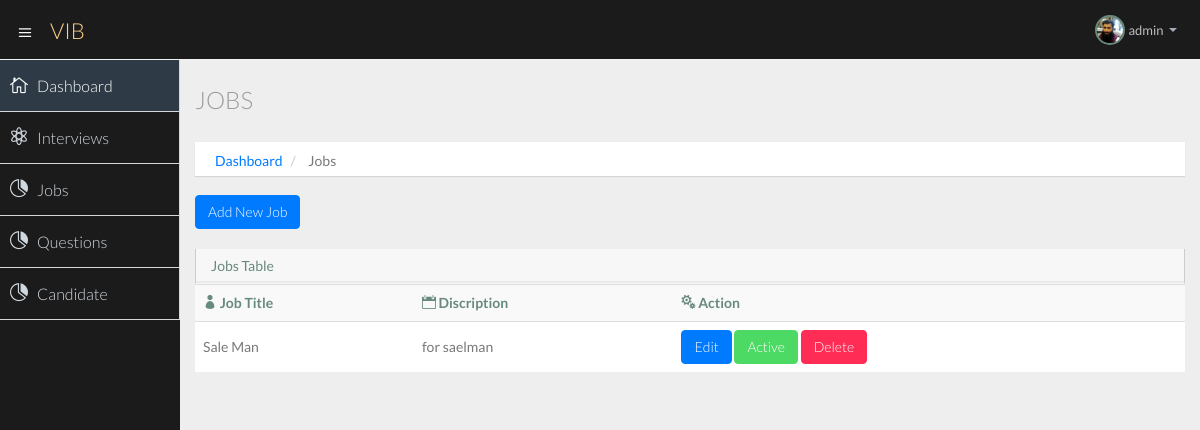
The app's page /company/jobs/ (signed in), older data.
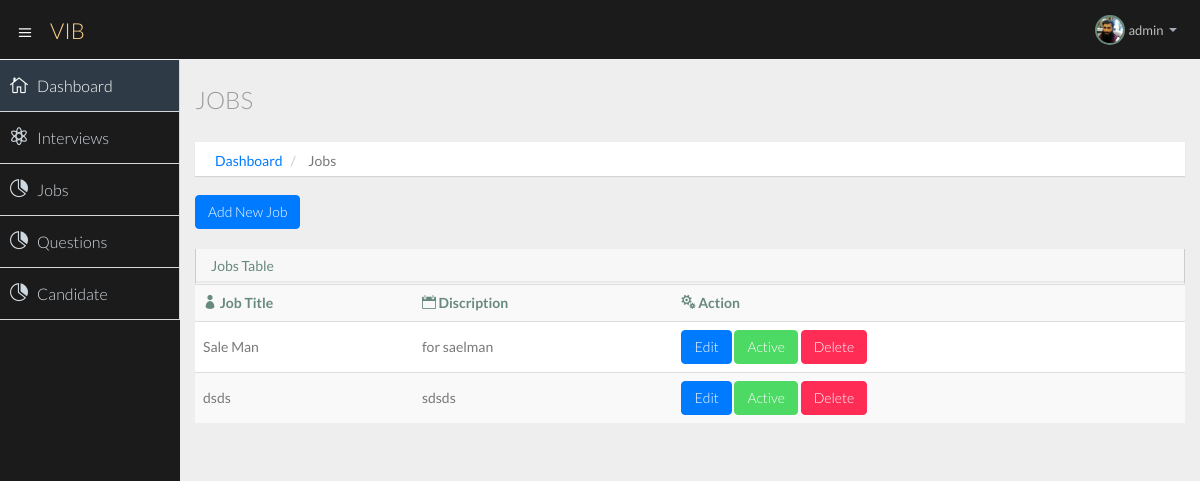
The same page, newer data.
### company/models.py (models this page shows, shortened)
class Jobs(models.Model):
    id = models.AutoField(primary_key=True)
    user = models.ForeignKey(User, on_delete=models.CASCADE)
    job_title = models.CharField(max_length=200)
    job_discription = models.CharField(max_length=800)
    pos_tdate = models.DateTimeField(auto_now_add=True, blank=True)
    job_status =models.BooleanField(default=True)

### company/views.py (the view)
# urls.py: path('company/jobs/', views.jobs, name='jobs'),
def jobs(request):
    user = User.objects.get(username=request.user.username)
    alljobs = Jobs.objects.filter(user=user)
    context = {'alljobs':alljobs}
    return render(request, 'company/jobs.html', context)

### templates/company/jobs.html (shortened to what this page needs)
{% extends 'company/basic.html' %}
{% block body %}
{% load static %}
<section id="main-content">
  <section class="wrapper">
    <div class="row">
      <div class="col-lg-12">
        <h3 class="page-header"> Jobs</h3>
        <ol class="breadcrumb">
          <li><a href="/company/dashboard/">Dashboard</a></li>
          <li>Jobs</li>
        </ol>
      </div>
    </div>
    <div class="row">
      <div class="col-lg-12">
        <a class="btn btn-primary" href="/company/jobs/add-job">Add New Job</a><br>
      </div><br>
      <div class="col-lg-12">
        <section class="panel">
          <header class="panel-heading">
            Jobs Table
          </header>
          <table class="table table-striped table-advance table-hover">
            <tbody>
              <tr>
                <th><i class="icon_profile"></i> Job Title</th>
                <th><i class="icon_calendar"></i> Discription</th>
                <th><i class="icon_cogs"></i> Action</th>
              </tr>
              {% if alljobs %}
              {% for jobs in alljobs %}
              <tr>
                <td>{{jobs.job_title}}</td>
                <td>{{jobs.job_discription}}</td>
                <td>
                  <div class="">
                    <a class="btn btn-primary" href="{% url 'update' jobs.id %}">Edit</a>
                    {% if jobs.job_status %}
                    <a class="btn btn-success" href="{% url 'status' jobs.id %}">Active</a>
                    {% else %}
                    <a class="btn btn-danger" href="{% url 'status' jobs.id %}">Deactive</a>
                    {% endif %}
                    <a class="btn btn-danger" href="{% url 'delete' jobs.id %}">Delete</a>
                  </div>
                </td>
              </tr>
              {% endfor %}
              {% else %}
              <tr>
                <td class="text-center">no record found.</td>
              </tr>
              {% endif %}
            </tbody>
          </table>
        </section>
      </div>
    </div>
  </section>
</section>
{% endblock body %}

Row changes from the older to the newer data that the page shows:
added Jobs: job_title "dsds", job_discription "sdsds", job_status "Active"
